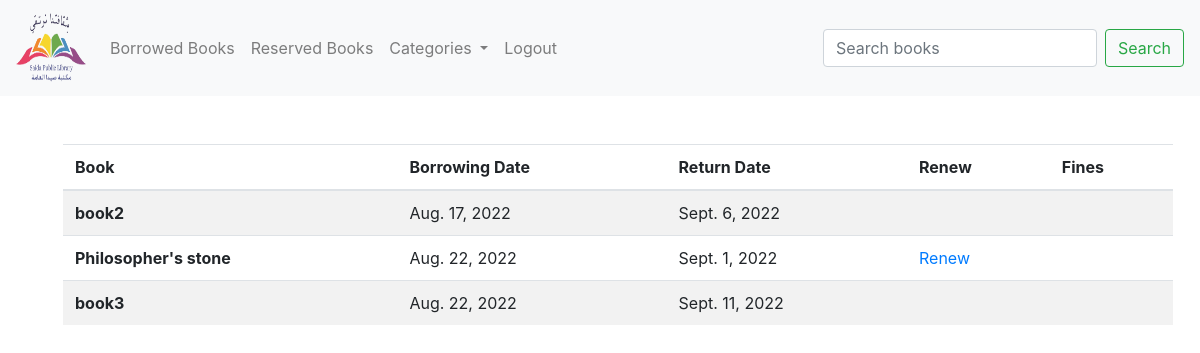
Screenshot of /borrowed_books/2 (signed in) with the database file from the repository.
### booksTransaction/models.py (models this page shows, shortened)
class Borrowing(models.Model):
    book=models.ForeignKey(Book,on_delete=models.CASCADE)
    user=models.ForeignKey(User,on_delete=models.CASCADE)
    borrow_date=models.DateField(default=datetime.datetime.now())
    return_date=models.DateField(blank=True, null=True)
    renew_borrowing=models.BooleanField(default=False)
    @property
    def fines(self):
        return ((datetime.date.today()-self.return_date).days)*5

### books/models.py (models this page shows, shortened)
class Book(models.Model):
    book_title=models.CharField('book_title',max_length=120)
    description=models.TextField('description',null=True)
    author_name=models.CharField('author_name',max_length=120)
    number_of_pages=models.IntegerField('number_of_pages')
    number_of_copies=models.IntegerField('number_of_copies')
    publication_year=models.IntegerField('publication_year')
    lang_id=models.ForeignKey(Language,on_delete=models.CASCADE)
    cat_id=models.ForeignKey(Category,on_delete=models.CASCADE)
    book_img=models.ImageField(null=True,blank=True,upload_to="assets/")

### booksTransaction/views.py (the view)
# urls.py: path('borrowed_books/<user_id>',booksTrans_view.borrowed_books,name="borrowed_books"),
@login_required(login_url='login')
def borrowed_books(request,user_id):
    member=User.objects.get(pk=user_id)
    borrowed_books=Borrowing.objects.filter(user=member)
    return render(request,"borrowed.html",{'books':borrowed_books,'cats':cats})

### books/models.py (called while the page is built)
    def __str__(self):
        return self.name

### booksTransaction/templates/borrowed.html (shortened to what this page needs)
{% extends 'base.html' %}
{% block content %}
<table class="table table-striped">
    <thead>
      <tr>
        <th scope="col">Book</th>
        <th scope="col">Borrowing Date</th>
        <th scope="col">Return Date</th>
        <th scope="col">Renew</th>
        <th scope="col">Fines</th>
      </tr>
    </thead>
    <tbody>
        {% for book in books %}
            <tr>
                <th scope="row">{{book.book.book_title}}</th>
                <td>{{book.borrow_date}}</td>
                <td>{{book.return_date}}</td>
                <td>
                    {% if not book.renew_borrowing %}
                        <a href="{% url 'renew_borrowing' book.book.id book.user.id %}"">Renew</a>
                    {% endif %}
                </td>
                <td>
                </td>
            </tr>
        {% endfor %}
    </tbody>
  </table>
{% endblock %}

### rows the page displays
Borrowing: book.book_title "book2", borrow_date "Aug. 17, 2022", return_date "Sept. 6, 2022"
Borrowing: book.book_title "Philosopher's stone", borrow_date "Aug. 22, 2022", return_date "Sept. 1, 2022", renew_borrowing "Renew"
Borrowing: book.book_title "book3", borrow_date "Aug. 22, 2022", return_date "Sept. 11, 2022"
